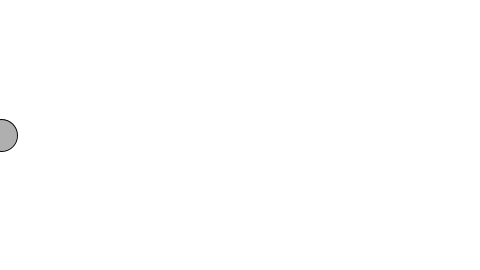
Frame 1 (no input)
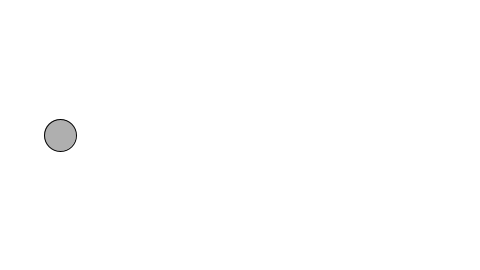
Frame 60 (the mouse pressed at the canvas centre just before this capture)
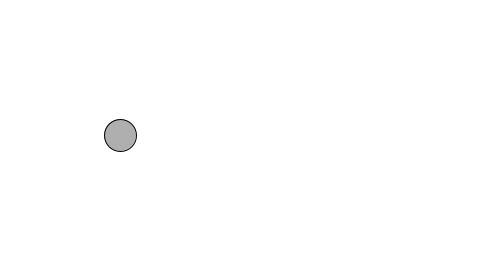
Frame 120 (the mouse held since frame 60 and released just before this capture)

The Processing sketch that drew these frames (run headless with seeded random() and noise(); from frame 60 on, the mouse is pressed at the canvas centre):

// Processing sketch: functions
// ── functions.pde
int x;
int speed = 1;

void setup() {
  size(480,270);
  
  x = 0;
  
}

void draw() {
  background(255);
  /*
  background(255);
  drawBlackCircle();
  */
  
  move();
  bounce();
  display();
  
}
/*
void drawBlackCircle() {
  fill(0);
  ellipse(50,50,20,20);
}
*/
void move() {
  x += speed;
}

void bounce() {
  if(x>width || (x<0)){
    speed *= -1;
  }
}

void display(){
  stroke(0);
  fill(175);
  ellipse(x,height/2,32,32);
}
